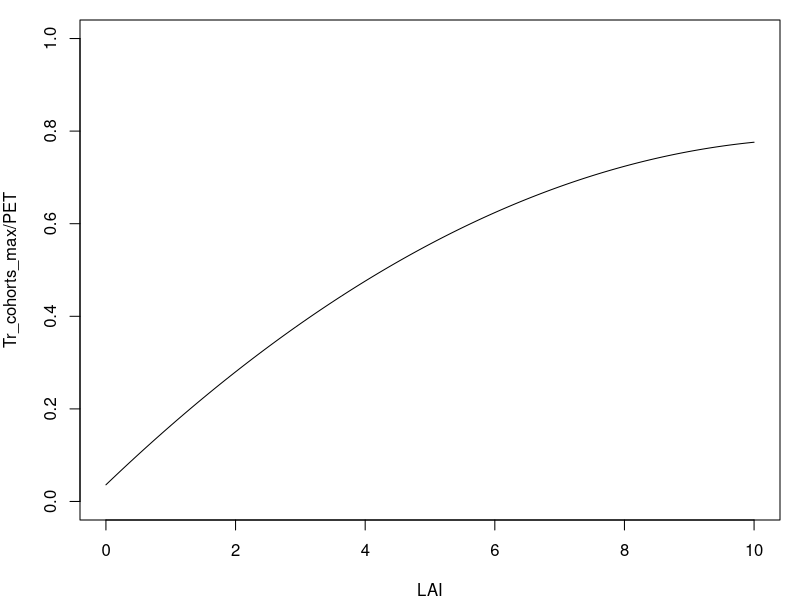

This figure's R source: (Note: this script raises an error after producing the figure.)
## ---- chunk 1
par(mar=c(4,4,1,1))
LAIc = seq(0,10, by=0.01)
TmaxPET = -0.006*(LAIc^2) + 0.134*LAIc + 0.036
plot(LAIc, TmaxPET, type="l", ylab="Tr_cohorts_max/PET", xlab="LAI", ylim=c(0,1))
## ---- chunk 2
par(mar=c(4,4,1,1))
x = seq(-10, 0, by=0.01)
plot(-x ,unlist(lapply(x,hydraulics_psi2K,-2.0,3.0)), type="l", ylab="K (relative conductance)", xlim=c(0,10), ylim=c(0,1),xlab="Soil water potential (-MPa)", frame=FALSE)
lines(-x, unlist(lapply(x,hydraulics_psi2K,-3.0,3.0)), lty=2)
lines(-x, unlist(lapply(x,hydraulics_psi2K,-4.0,3.0)), lty=3)
lines(-x, unlist(lapply(x,hydraulics_psi2K,-5.0,3.0)), lty=4)
legend("topright", lty=1:4, col=c(rep("black",4)), 
       legend = paste("Psi_extract = ", c(-2.0,-3.0,-4.0, -5.0), "MPa"), bty="n", cex=0.8)
abline(h=50, col="gray", lwd=2)
## ---- chunk 3
knitr::include_graphics("figures/WUE_relationship.png")
